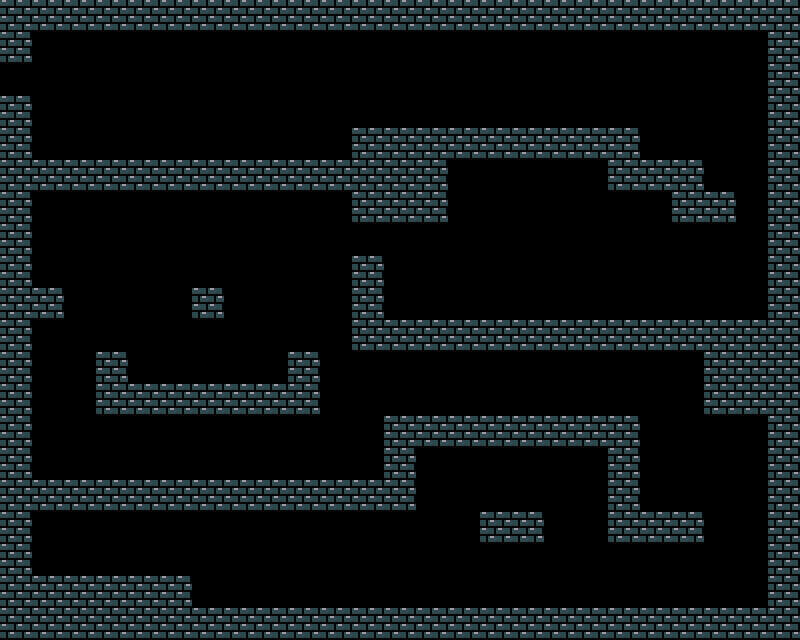

A level layout from a 2D game, rendered from its tile map. Below: a short description, then the map file with its tile-grid data intact:
An orthogonal 25x20 tile map with 32x32 px tiles, 1 tile layer (Level3) and 9 objects (3x rat, mainCharacter, scorpion, exitDoor, reward, ...).

<map version="1.0" orientation="orthogonal" renderorder="left-down" width="25" height="20" tilewidth="32" tileheight="32" nextobjectid="13">
 <tileset firstgid="1" name="Wall" tilewidth="32" tileheight="32" tilecount="20" columns="10">
  <image source="wall.png" trans="ffffff" width="320" height="64" />
 </tileset>
 <layer name="Level3" width="25" height="20">
  <data encoding="csv">
13,13,13,13,13,13,13,13,13,13,13,13,13,13,13,13,13,13,13,13,13,13,13,13,13,
13,0,0,0,0,0,0,0,0,0,0,0,0,0,0,0,0,0,0,0,0,0,0,0,13,
0,0,0,0,0,0,0,0,0,0,0,0,0,0,0,0,0,0,0,0,0,0,0,0,13,
13,0,0,0,0,0,0,0,0,0,0,0,0,0,0,0,0,0,0,0,0,0,0,0,13,
13,0,0,0,0,0,0,0,0,0,0,13,13,13,13,13,13,13,13,13,0,0,0,0,13,
13,13,13,13,13,13,13,13,13,13,13,13,13,13,0,0,0,0,0,13,13,13,0,0,13,
13,0,0,0,0,0,0,0,0,0,0,13,13,13,0,0,0,0,0,0,0,13,13,0,13,
13,0,0,0,0,0,0,0,0,0,0,0,0,0,0,0,0,0,0,0,0,0,0,0,13,
13,0,0,0,0,0,0,0,0,0,0,13,0,0,0,0,0,0,0,0,0,0,0,0,13,
13,13,0,0,0,0,13,0,0,0,0,13,0,0,0,0,0,0,0,0,0,0,0,0,13,
13,0,0,0,0,0,0,0,0,0,0,13,13,13,13,13,13,13,13,13,13,13,13,13,13,
13,0,0,13,0,0,0,0,0,13,0,0,0,0,0,0,0,0,0,0,0,0,13,13,13,
13,0,0,13,13,13,13,13,13,13,0,0,0,0,0,0,0,0,0,0,0,0,13,13,13,
13,0,0,0,0,0,0,0,0,0,0,0,13,13,13,13,13,13,13,13,0,0,0,0,13,
13,0,0,0,0,0,0,0,0,0,0,0,13,0,0,0,0,0,0,13,0,0,0,0,13,
13,13,13,13,13,13,13,13,13,13,13,13,13,0,0,0,0,0,0,13,0,0,0,0,13,
13,0,0,0,0,0,0,0,0,0,0,0,0,0,0,13,13,0,0,13,13,13,0,0,13,
13,0,0,0,0,0,0,0,0,0,0,0,0,0,0,0,0,0,0,0,0,0,0,0,13,
13,13,13,13,13,13,0,0,0,0,0,0,0,0,0,0,0,0,0,0,0,0,0,0,13,
13,13,13,13,13,13,13,13,13,13,13,13,13,13,13,13,13,13,13,13,13,13,13,13,13
</data>
 </layer>
 <objectgroup name="Characters">
  <object id="1" name="mainCharacter" x="33" y="550" width="27" height="24" />
  <object id="3" name="scorpion" x="547" y="292" width="25" height="29" />
  <object id="6" name="exitDoor" x="0" y="65" width="30" height="30" />
  <object id="7" name="reward" x="354" y="89" width="42" height="38" />
  <object id="8" name="rat" x="722.5" y="572.5" width="42" height="35" />
  <object id="9" name="key" x="33.5" y="256.5" width="25" height="29" />
  <object id="10" name="rat" x="162.5" y="353.5" width="25" height="29" />
  <object id="11" name="rat" x="322.5" y="577.5" width="25" height="29" />
  <object id="12" name="normalDoor" x="353" y="224" width="30" height="30" />
 </objectgroup>
</map>